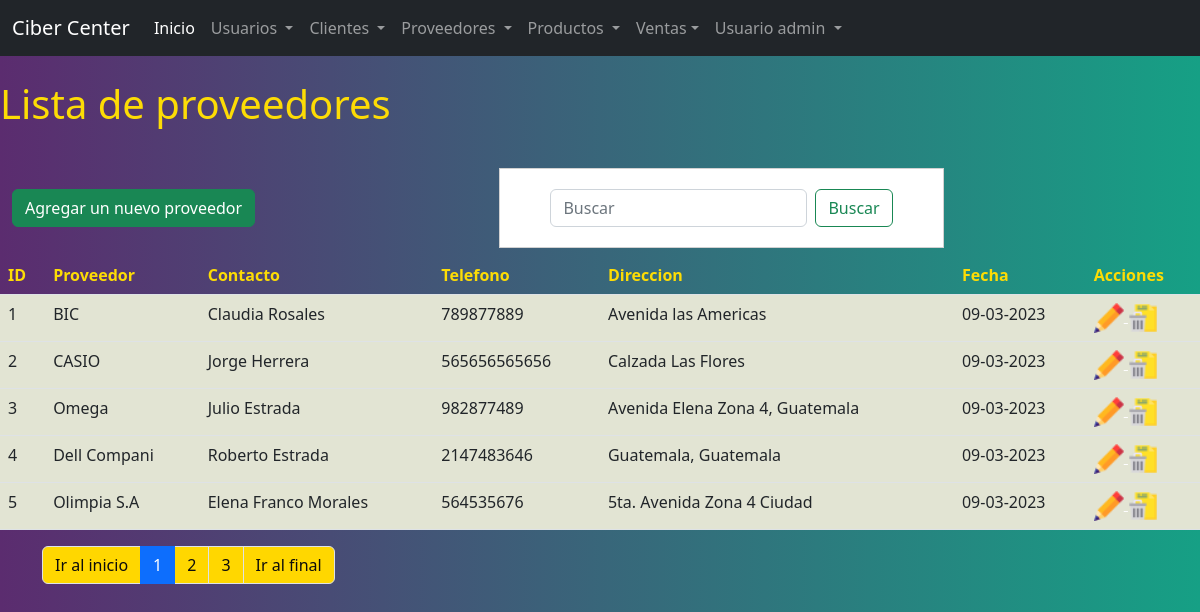
/sistema/lista_proveedor.php (signed in), run on the app's committed database.
### tables this page shows
CREATE TABLE `proveedor` (
  `codproveedor` int(11) NOT NULL,
  `proveedor` varchar(100) DEFAULT NULL,
  `contacto` varchar(100) DEFAULT NULL,
  `telefono` bigint(11) DEFAULT NULL,
  `direccion` text DEFAULT NULL,
  `date_add` datetime NOT NULL DEFAULT current_timestamp(),
  `usuario_id` int(11) NOT NULL,
  `estatus` int(11) NOT NULL DEFAULT 1
);

### sistema/lista_proveedor.php (the view, shortened to what this page needs)
<?php
include "../conexion.php";
?>
<html lang="en">
<head>
  <link rel="stylesheet" type="text/css" href="./css/style.css">
  <?php include "includes/scripts.php" ?>
</head>
<body>
  <?php include "includes/header.php"; ?>
  <section id="container">
    <br>
    <h1>Lista de proveedores</h1>
    <br>
    <nav class="navbar navbar-link bg-link">
  <div class="container-fluid">
  <a href="registro_proveedor.php" type="button" class="btn btn-success"> Agregar un nuevo proveedor</a>
    <form action="buscar_proveedor.php" method="get" class="d-flex" role="search">
      <input class="form-control me-2"  name="busqueda" id="busqueda" type="search" placeholder="Buscar" aria-label="Buscar">
      <button class="btn btn-outline-success" type="submit">Buscar</button>
    </form>
  </div>
</nav>
    <table class="table table-striped">
      <thead>
        <tr>
          <th>ID</th>
          <th>Proveedor</th>
          <th>Contacto</th>
          <th>Telefono</th>
          <th>Direccion</th>
          <th>Fecha</th>
          <th>Acciones</th>
        </tr>
      </thead>
      <?php
      $sql_registe = mysqli_query($conection, "SELECT COUNT(*) AS total_registro FROM proveedor WHERE estatus =1");
      $result_register = mysqli_fetch_array($sql_registe);
      $total_registro = $result_register['total_registro'];
      $por_pagina = 5;
      if (empty($_GET['pagina'])) {
        $pagina = 1;
      } else {
        $pagina = $_GET['pagina'];
      }
      $desde = ($pagina - 1) * $por_pagina;
      $total_paginas = ceil($total_registro / $por_pagina);
      $query = mysqli_query($conection, "SELECT * FROM proveedor
                                                  WHERE estatus = 1 ORDER BY codproveedor ASC LIMIT $desde, $por_pagina");
      $result = mysqli_num_rows($query);
      if ($result > 0) {
        while ($data = mysqli_fetch_array($query)) {
            $formato = 'Y-m-d H:i:s';
            $fecha =DateTime::createFromFormat($formato,$data["date_add"]);
      ?>
          <tbody>
            <tr>
              <td><?php echo $data["codproveedor"] ?></td>
              <td><?php echo $data["proveedor"] ?></td>
              <td><?php echo $data["contacto"] ?></td>
              <td><?php echo $data["telefono"] ?></td>
              <td><?php echo $data["direccion"] ?></td>
              <td><?php echo $fecha->format('d-m-Y'); ?></td>
              <td>
                <a class="link_edit" href="editar_proveedor.php?id=<?php echo $data["codproveedor"] ?>">
                <img src= "../img/editar.png" width="30" height="30">
              </a>
                  <a class="link_delet" href="eliminar_confirmar_proveedor.php?id=<?php echo $data["codproveedor"] ?>">
                  <img src= "../img/eliminar.png" width="30" height="30">
                </a>
              </td>
            </tr>
        <?php
        }
      }
        ?>
          </tbody>
    </table>
        <div class="container mt-3 ">
      <ul class="pagination">
        <li class="page-item"><a class="page-link" href="?pagina=<?php echo 1; ?>">Ir al inicio</a></li>
        <?php
        for ($i = 1; $i <= $total_paginas; $i++) {
          if($i == $pagina)
          {
            echo '<li class="page-item active"><a class="page-link" >'.$i.'</a></li>';
          }else{
          echo '<li class="page-item"><a class="page-link" href="?pagina='.$i.'">'.$i.'</a></li>';
          }
        }
        if($pagina != $total_paginas)
				{
        ?>
        <li class="page-item"><a class="page-link" href="?pagina=<?php echo $total_paginas; ?>">Ir al final</a></li>
        <?php } ?>
      </ul>
    </div>
  </section>
</body>
</html>

### sistema/css/style.css (style rules this page uses)
table tbody { background-color: #eef0de; }
tr { color: #fddc05; }
td { color: #fddc05; }
h1,h4 { color: #fddc05; }
form { background: #fff; margin: auto; padding: 20px 50px; border: 1px solid #d1d1d1; }
input,select { display: block; width: 100%; font-size: 11pt; padding: 5px; border: 1px solid #85929e; border-radius: 5px; }
.page-link { background: #ffd700; color: #0c0c0c; }
.link_edit { color:#fefefe }
.link_delet { color:#fefefe }

### sistema/lista_proveedor.php (style rules this page uses)
body { background:#BB1E19; background: linear-gradient(to right,#5B2C6F, #16A085) }

### data on the page
proveedor: codproveedor "1", proveedor "BIC", contacto "Claudia Rosales", telefono "789877889", direccion "Avenida las Americas", date_add "09-03-2023"
proveedor: codproveedor "2", proveedor "CASIO", contacto "Jorge Herrera", telefono "565656565656", direccion "Calzada Las Flores", date_add "09-03-2023"
proveedor: codproveedor "3", proveedor "Omega", contacto "Julio Estrada", telefono "982877489", direccion "Avenida Elena Zona 4, Guatemala", date_add "09-03-2023"
proveedor: codproveedor "4", proveedor "Dell Compani", contacto "Roberto Estrada", telefono "2147483646", direccion "Guatemala, Guatemala", date_add "09-03-2023"
proveedor: codproveedor "5", proveedor "Olimpia S.A", contacto "Elena Franco Morales", telefono "564535676", direccion "5ta. Avenida Zona 4 Ciudad", date_add "09-03-2023"

### other printed values
$_SESSION['usuario'] "admin"
